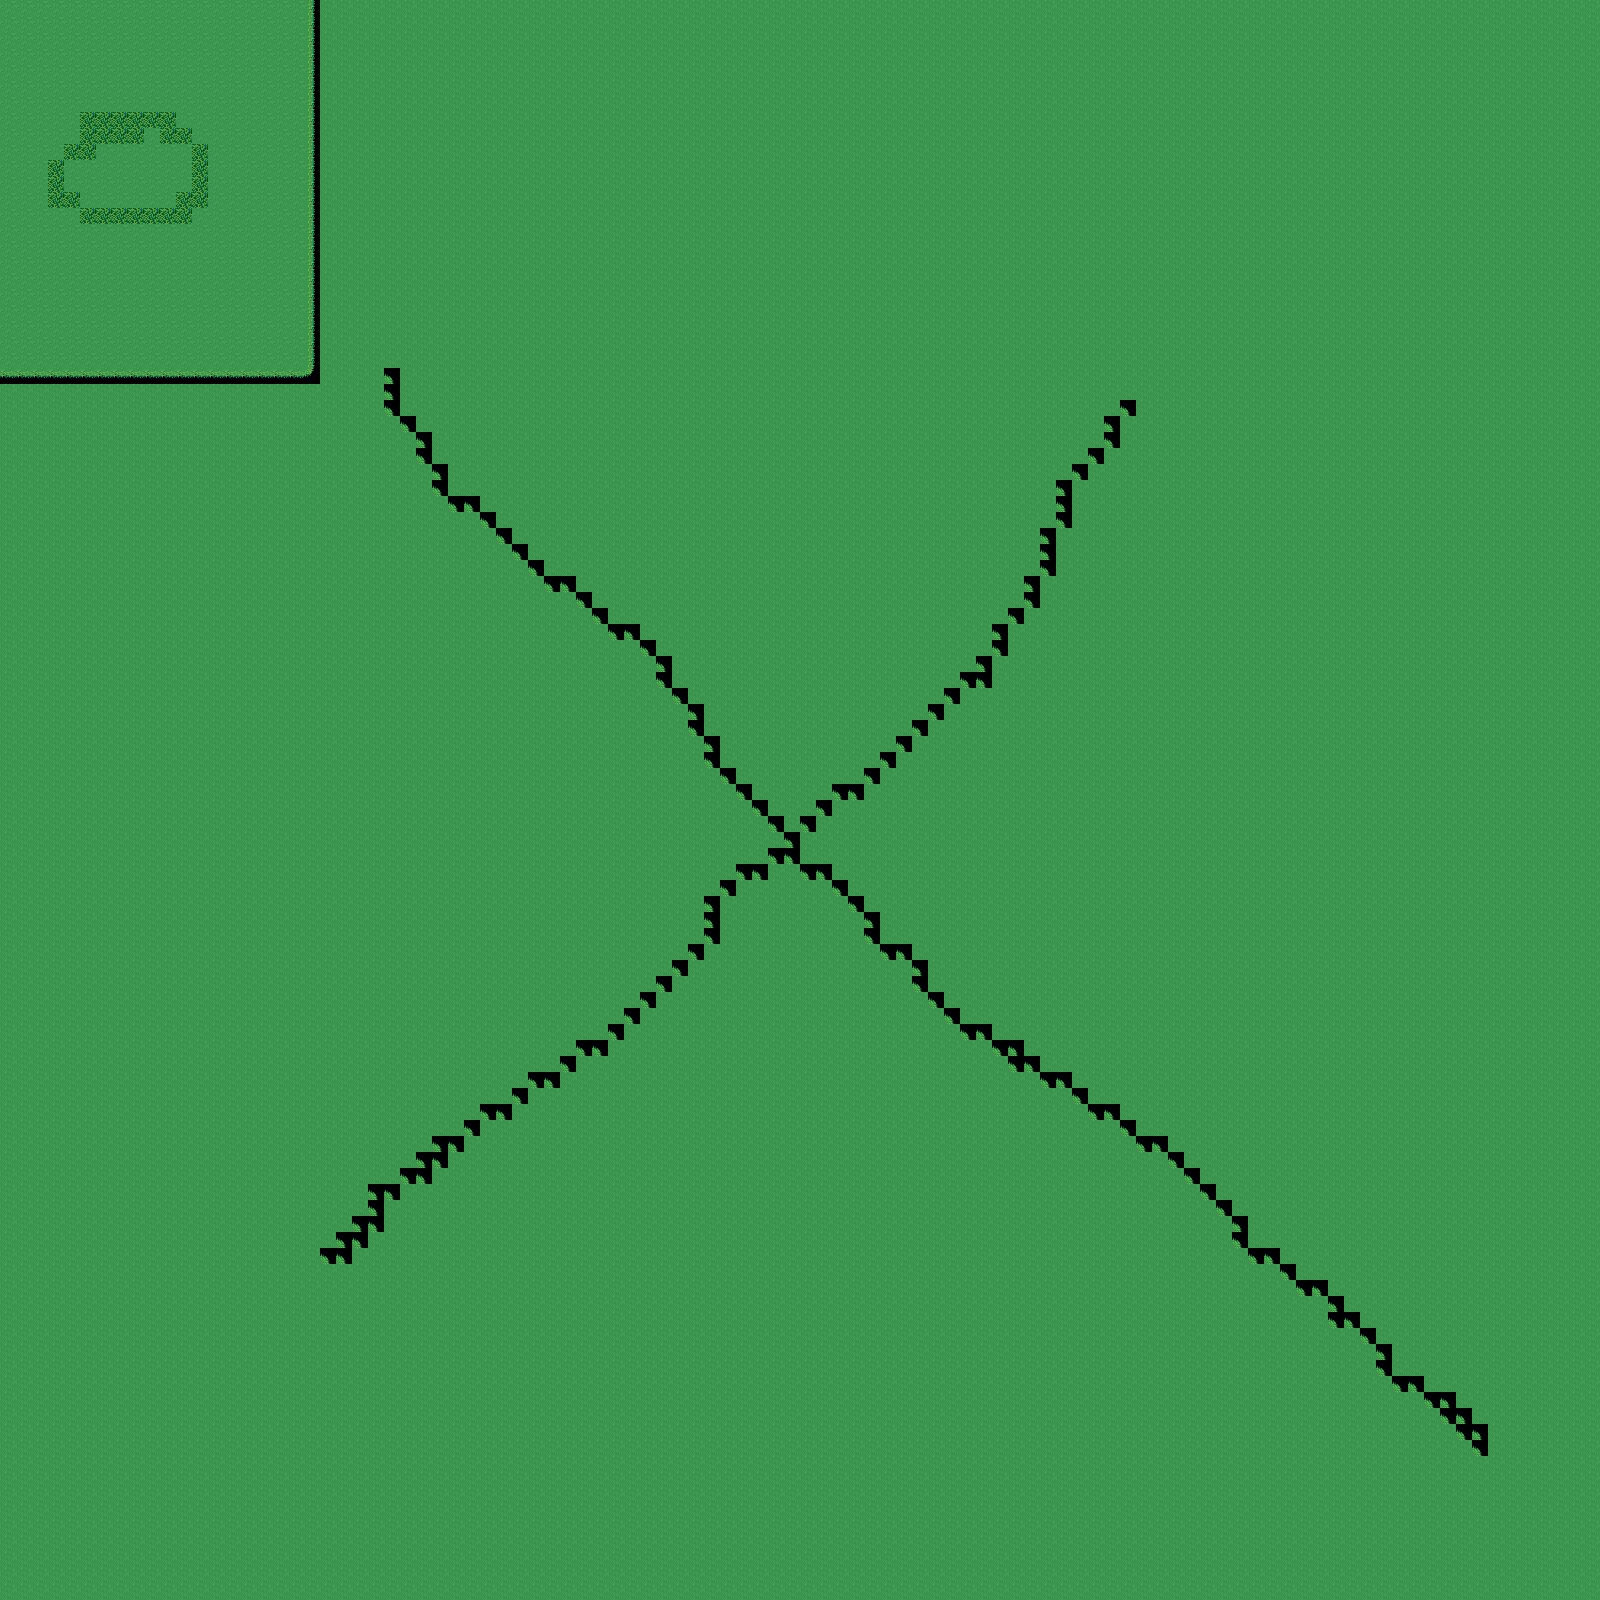

Rendered tile map (Tiled .tmx) drawn with the repository's tilesets; below, a short description and the map source with its tile grids summarised:
An orthogonal 100x100 tile map with 16x16 px tiles, 1 tile layer (layer1).

<map version="1.0" orientation="orthogonal" renderorder="right-down" width="100" height="100" tilewidth="16" tileheight="16" nextobjectid="1">
 <tileset firstgid="1" name="tileset_basic_terrain" tilewidth="16" tileheight="16" tilecount="528">
  <image source="tileset_basic_terrain.png" width="192" height="704" />
 </tileset>
 <layer name="layer1" width="100" height="100">
  <data>[10000 cells, 10000 non-empty, 7 distinct tile ids]</data>
 </layer>
</map>
